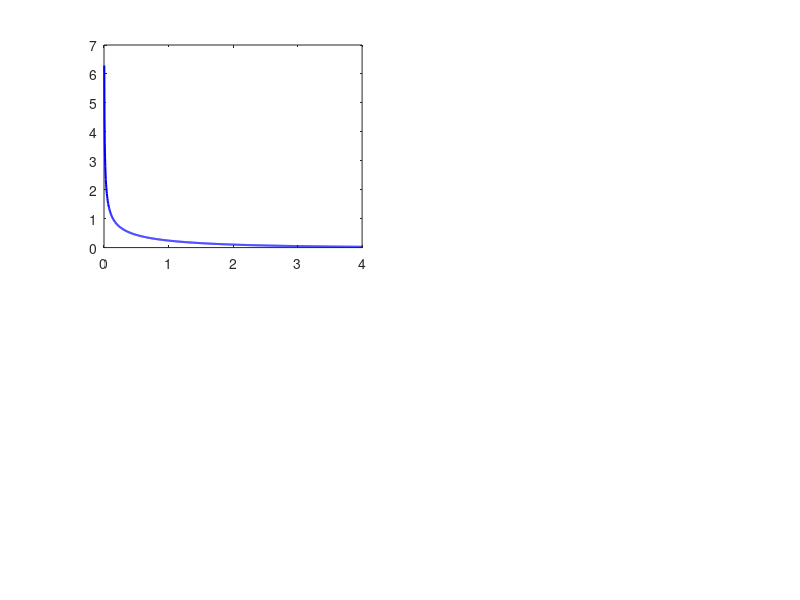

Write MATLAB code to recreate this figure. (Note: this script raises an error after producing the figure.)
% Victor Z
% UW-Madison, 2019
% compare chi-squared

clc; clear all; close all hidden;

 beta=[2,2,2,2];
alpha=[1/2,2/2,3/2,4/2];
color=["blue","red","green","black"];
x=linspace(0,4,1000);

subplot(2,2,1)
for k=1:length(beta)
plot(x,gampdf(x,alpha(k),beta(k)),color(k),'LineWidth',1.5)
hold on
end
grid on
xlabel('$x$','Interpreter','latex')
ylabel('$f(x)$','Interpreter','latex')
title('')
axis([0,4,0,1])

subplot(2,2,2)
for k=1:length(beta)
plot(x,gamcdf(x,alpha(k),beta(k)),color(k),'LineWidth',1.5)
hold on
end
grid on
lgd=legend('$r=1$','$r=2$','$r=3$','$r=4$','Interpreter','latex','location','southeast')
lgd.FontSize = 8;
xlabel('$x$','Interpreter','latex')
ylabel('$F(x)$','Interpreter','latex')
title('')
print -depsc chisq.eps


% plot quantile functions for chi2(1) and normal(0,1)
alpha=linspace(0.01,1);
figure(2)
subplot(2,2,1)
plot(alpha,chi2inv(1-alpha,1),'b-','LineWidth',1.5)
grid on
lgd=legend('$\chi^2(1)$','Interpreter','latex','location','northeast')
lgd.FontSize = 8;
ylabel('$Q(1-\alpha)$','Interpreter','latex')
xlabel('$\alpha$','Interpreter','latex')
title('')
subplot(2,2,2)
plot(alpha,norminv(1-alpha/2).^2,'b-','LineWidth',1.5)
grid on
lgd=legend('$N(0,1)$','Interpreter','latex','location','northeast')
lgd.FontSize = 8;
ylabel('$Q(1-\alpha/2)^2$','Interpreter','latex')
xlabel('$\alpha$','Interpreter','latex')
title('')
print -depsc quantiles_norm_chi2.eps